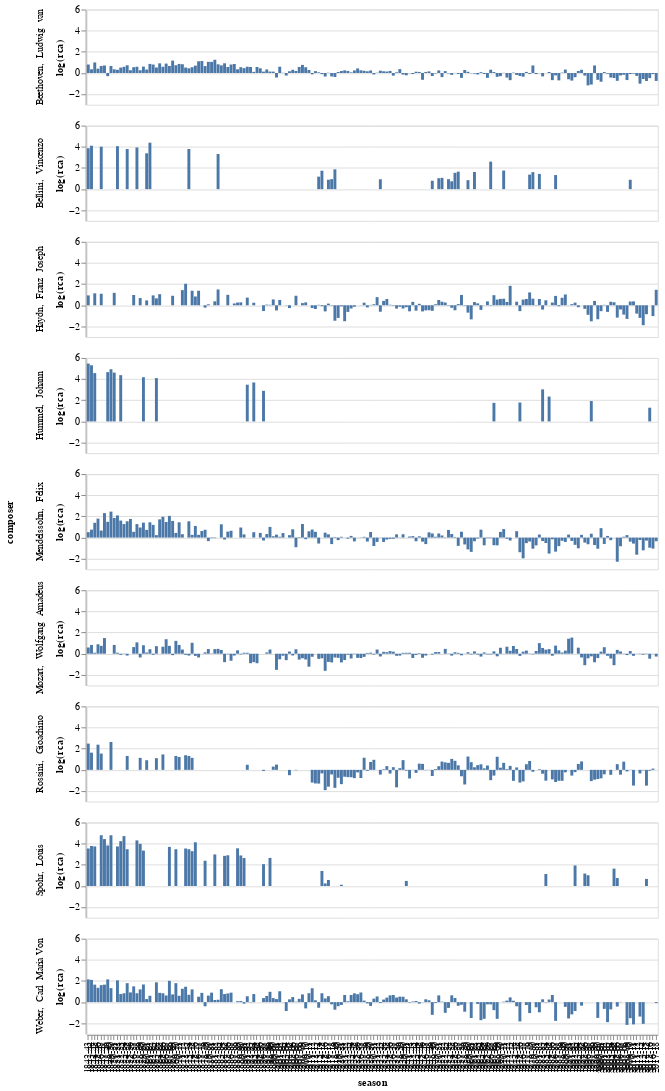

Notebook cell for this chart:
### Code cell
alt.Chart(
    programs[premiere_composers & top_composers].reset_index(),
    width=600,
    height=100
).mark_bar().encode(
    x="season:O",
    y="log(rca):Q"
).facet(row="composer:N")

### Figure 1 — Vega-Lite specification as saved in the notebook (floating-point values rounded to 4 significant figures; data arrays with more than 128 entries replaced by an {"elided": "..."} marker saying what was removed)
{"$schema": "https://vega.github.io/schema/vega-lite/v2.json", "config": {"view": {"height": 300, "width": 400}}, "data": {"values": {"elided": "1018 records"}}, "facet": {"row": {"field": "composer", "type": "nominal"}}, "spec": {"encoding": {"x": {"field": "season", "type": "ordinal"}, "y": {"field": "log(rca)", "type": "quantitative"}}, "height": 100, "mark": "bar", "width": 600}}
